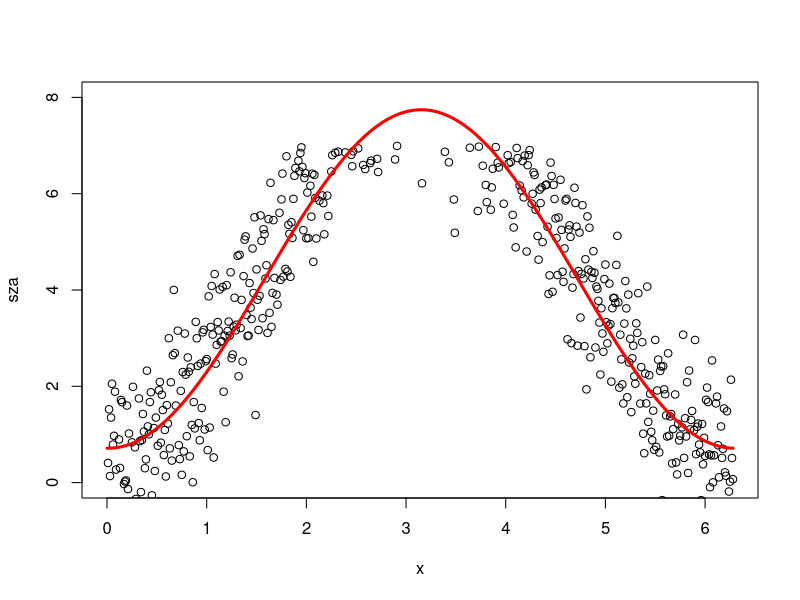

Generate this figure with R:
x <- seq(0, 2*pi, 0.01)
sza <- 4*(-cos(x) + 1) + rnorm(x, 0.5)
II <- which(sza > 7)
sza[II] <- NA

plot(x, sza, ylim=c(0, 8))

fit <- lm(sza ~ cos(x) + sin(x))
y <- predict(fit, newdata=list(x=x))
lines(x, y, col='red', lwd=3)